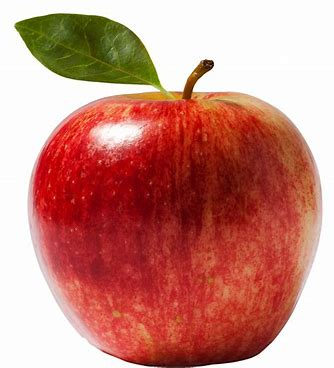
#> input picture assets/apple.jpeg, 334 x 368 px
$ python -i sobel.py   (imports and definitions only)   (older library calls are emulated)
#> lines starting #> are read from the running program, lines starting #| are printed output that depends on the picture
#> further down, picture is the input picture: shape (368, 334, 3); mean B, G, R 126.1, 136.7, 200.4
import cv2
import numpy as np


def sobel(frame, direction='x', ksize=3):
    """
    Apply Sobel edge detection to the frame.
    Args:
        frame (numpy.ndarray): The input video frame.
        direction (str): Direction of the gradient ('x' or 'y').
        ksize (int): Kernel size for the Sobel operator.
    Returns:
        numpy.ndarray: Frame with Sobel edges.
    """
#> called with direction = 'x', ksize = 3
    gray = cv2.cvtColor(frame, cv2.COLOR_BGR2GRAY)  # Convert to grayscale
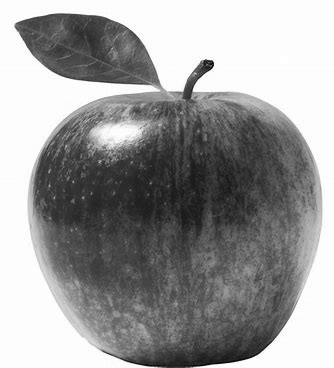
#> gray: shape (368, 334); min 5, max 255, mean 154.6

    if direction == 'x':
        sobel_edges = cv2.Sobel(gray, cv2.CV_64F, 1, 0, ksize=ksize)
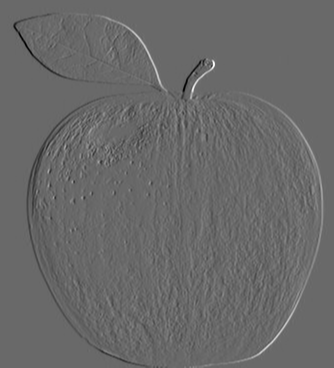
#> sobel_edges: shape (368, 334) float64; min -655, max 931, mean 0; drawn with min black and max white
    elif direction == 'y':
        sobel_edges = cv2.Sobel(gray, cv2.CV_64F, 0, 1, ksize=ksize)
    else:
        raise ValueError("Direction must be 'x' or 'y'.")

    sobel_edges = cv2.convertScaleAbs(sobel_edges)  # Convert back to 8-bit
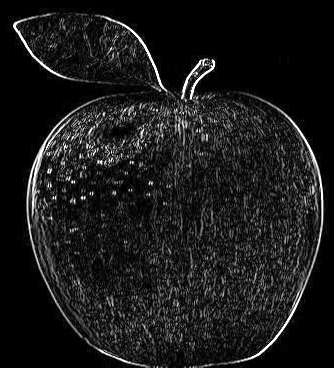
#> sobel_edges: shape (368, 334); min 0, max 255, mean 26.2
    return cv2.cvtColor(sobel_edges, cv2.COLOR_GRAY2BGR)  # Convert back to BGR

>>> import cv2
>>> picture = cv2.imread('../assets/apple.jpeg')
>>> result = sobel(picture)
